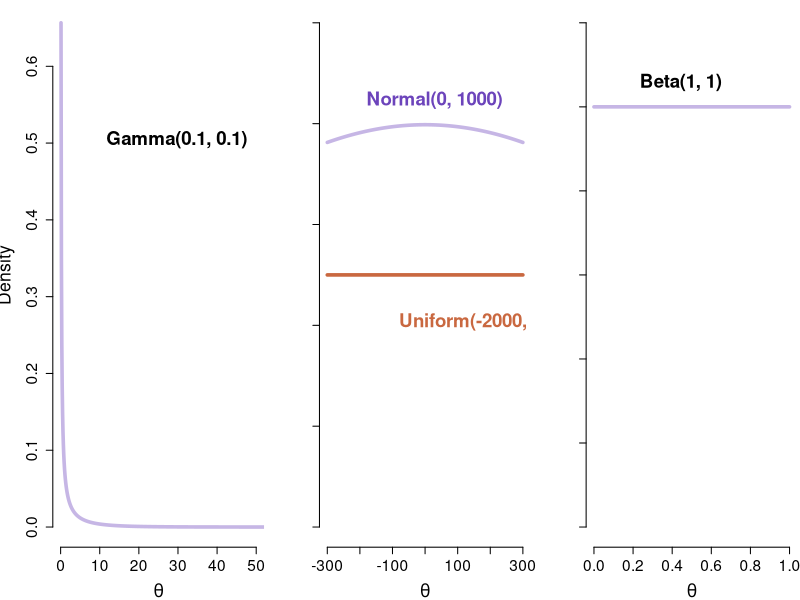
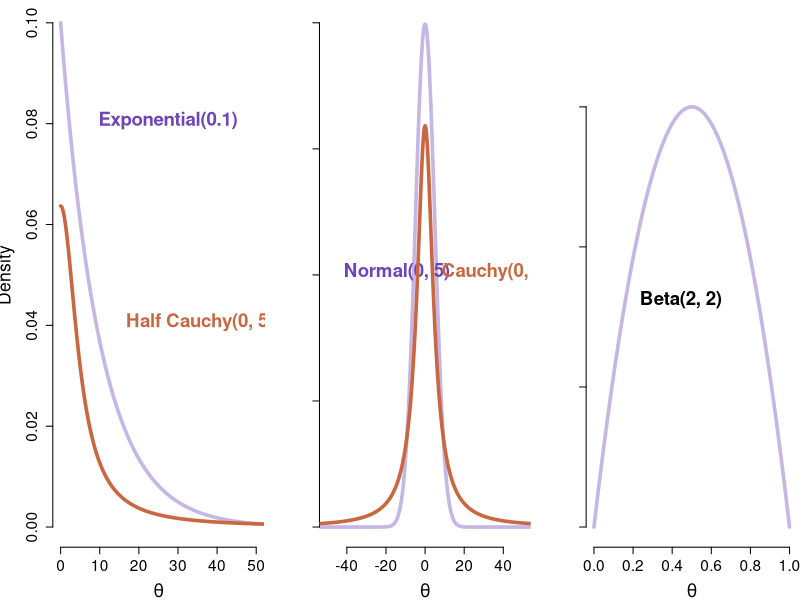
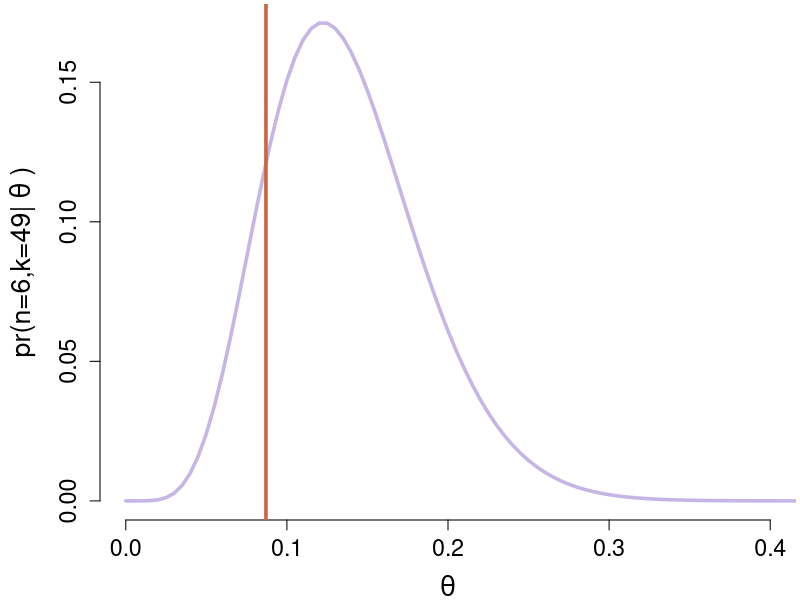
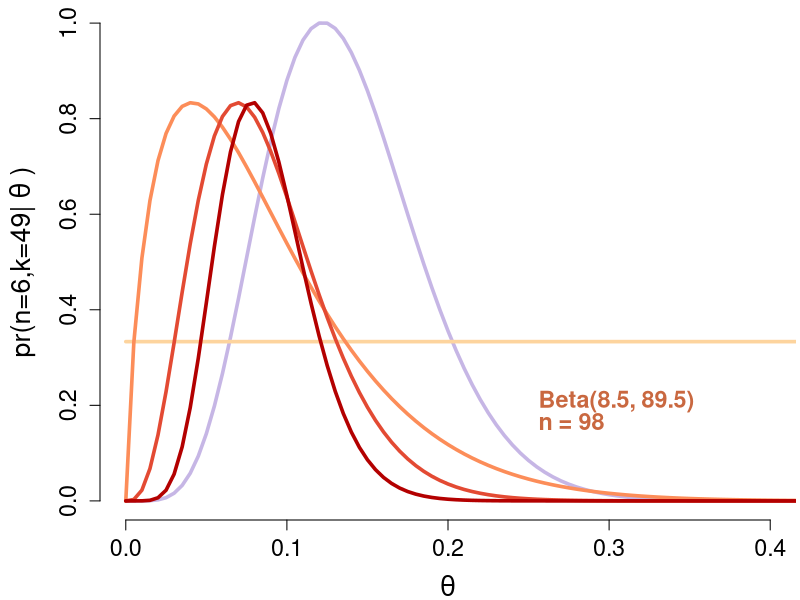
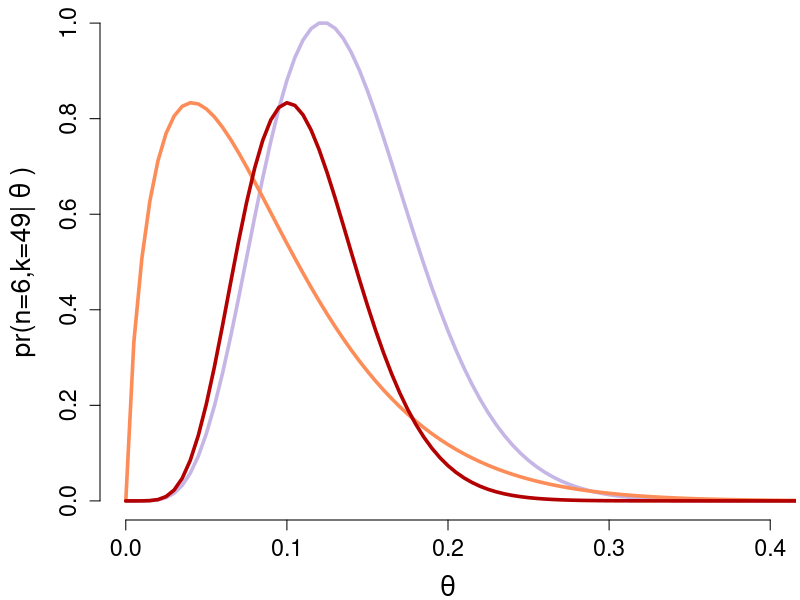

The R script that drew these images, in order:
library(RColorBrewer)

xxpos <- seq(0,500, 0.1)
yyg <- dgamma(xxpos, 0.1, 0.1)
xx <- seq(-300,300,0.1)
yyn <- dnorm(xx, 0, 1000)
yyu <- dunif(xx, -2000, 2000)

xxb <- seq(0,1,0.01)
yyb <- dbeta(xxb, 1,1)

par(mfrow=c(1,3), mar=c(4,4,0.2,0.2), bty='n', cex.axis=1.4, cex.lab=1.6)
plot(xxpos, yyg, type='l', col = "#c6b6e5", lwd=3.5, xlim=c(0,50), xlab=expression(theta), ylab="Density")
text(10, 0.5, expression(bold("Gamma(0.1, 0.1)")), pos=4, cex=1.7)

plot(xx, yyn, type='l', col = "#c6b6e5", lwd=3.5, xlim=c(-300,300), xlab=expression(theta), yaxt='n', ylab='', ylim=c(0,0.0005))
axis(side=2, labels=F)
text(-200, 0.00042, expression(bold("Normal(0, 1000)")), pos=4, col="#6c44bb", cex=1.7)
lines(xx, yyu, lwd=3.5, col="#c96840")
text(-100, 0.0002, expression(bold("Uniform(-2000, 2000)")), pos=4, col="#c96840", cex=1.7)

plot(xxb, yyb, type='l', col = "#c6b6e5", lwd=3.5, xlim=c(0,1), xlab=expression(theta), ylab="", ylim=c(0,1.2), yaxt='n')
axis(side=2, labels=F)
text(0.2, 1.05, expression(bold("Beta(1, 1)")), pos=4, cex=1.7)



## weakly informative
yyexp <- dexp(xxpos, 0.1)
yyhcau <- dcauchy(xxpos, 0, 5)
yyn2 <- dnorm(xx, 0, 5)
yyc2 <- dcauchy(xx, 0, 5)
yyb2 <- dbeta(xxb, 2,2)

par(mfrow=c(1,3), mar=c(4,4,0.2,0.2), bty='n', cex.axis=1.4, cex.lab=1.6)
plot(xxpos, yyexp, type='l', col = "#c6b6e5", lwd=3.5, xlim=c(0,50), xlab=expression(theta), ylab="Density")
text(8, 0.08, expression(bold("Exponential(0.1)")), pos=4, cex=1.7, col="#6c44bb")
lines(xxpos, yyhcau, lwd=3.5, col="#c96840")
text(15, 0.04, expression(bold("Half Cauchy(0, 5)")), pos=4, col="#c96840", cex=1.7)

plot(xx, yyn2, type='l', col = "#c6b6e5", lwd=3.5, xlim=c(-50,50), xlab=expression(theta), yaxt='n', ylab='', ylim=c(0,0.08))
axis(side=2, labels=F)
text(-45, 0.04, expression(bold("Normal(0, 5)")), pos=4, col="#6c44bb", cex=1.7)
lines(xx, yyc2, lwd=3.5, col="#c96840")
text(5, 0.04, expression(bold("Cauchy(0, 5)")), pos=4, col="#c96840", cex=1.7)

plot(xxb, yyb2, type='l', col = "#c6b6e5", lwd=3.5, xlim=c(0,1), xlab=expression(theta), ylab="", ylim=c(0,1.8), yaxt='n')
axis(side=2, labels=F)
text(0.2, 0.8, expression(bold("Beta(2, 2)")), pos=4, cex=1.7)


# likelihood
par(mfrow=c(1,1), mar=c(4,5,0.2,0.2), bty='n', cex.axis=1.4, cex.lab=1.6)
xx <- seq(0,1,0.005)
ylik <- dbinom(6, 49, xx)
plot(xx, ylik, type='l', col = "#c6b6e5", lwd=3.5, xlim=c(0,0.4), xlab=expression(theta), ylab=expression("pr(n=6,k=49|"~theta~")"))
abline(v = 0.087, lwd=3.5, col="#c96840")


## priors
cols <- brewer.pal(6, 'OrRd')
prmean <- 0.087
yprior1 <- dbeta(xx, 1, 1)
# yprior2 <- dbeta(xx, 0.435, 0.435/prmean - 0.435)
yprior3 <- dbeta(xx, 1.74, 1.74/prmean - 1.74)
yprior4 <- dbeta(xx, 4.263, 4.263/prmean - 4.263)
yprior5 <- dbeta(xx, 8.526, 8.526/prmean - 8.526)

plot(xx, ylik/max(ylik), type='l', col = "#c6b6e5", lwd=3.5, xlim=c(0,0.4), xlab=expression(theta), ylab=expression("pr(n=6,k=49|"~theta~")"))
lines(xx, yprior1/3*max(yprior1), col = cols[2], lwd=3.5)
# text(0.25, 0.2, expression(bold("Beta(1, 1)")), pos=4, col="#c96840", cex=1.4)
lines(xx, yprior3/(1.2*max(yprior3)), col = cols[4], lwd=3.5)
# text(0.25, 0.2, expression(bold("Beta(1.74, 18)")), pos=4, col="#c96840", cex=1.4)
# text(0.25, 0.16, expression(bold("n = 20")), pos=4, col="#c96840", cex=1.4)
lines(xx, yprior4/(1.2*max(yprior4)), col = cols[5], lwd=3.5)
# text(0.25, 0.2, expression(bold("Beta(4.3, 44.7)")), pos=4, col="#c96840", cex=1.4)
# text(0.25, 0.16, expression(bold("n = 49")), pos=4, col="#c96840", cex=1.4)
lines(xx, yprior5/(1.2*max(yprior5)), col = cols[6], lwd=3.5)
text(0.25, 0.2, expression(bold("Beta(8.5, 89.5)")), pos=4, col="#c96840", cex=1.4)
text(0.25, 0.16, expression(bold("n = 98")), pos=4, col="#c96840", cex=1.4)


par(mfrow=c(1,1), mar=c(4,5,0.2,0.2), bty='n', cex.axis=1.4, cex.lab=1.6)
plot(xx, ylik/max(ylik), type='l', col = "#c6b6e5", lwd=3.5, xlim=c(0,0.4), xlab=expression(theta), ylab=expression("pr(n=6,k=49|"~theta~")"))
lines(xx, yprior3/(1.2*max(yprior3)), col = cols[4], lwd=3.5)
ypost <- dbeta(xx, 1.74 + 6, (1.74/prmean - 1.74) + 49 - 6)
lines(xx, ypost/(1.2*max(ypost)), col = cols[6], lwd=3.5)